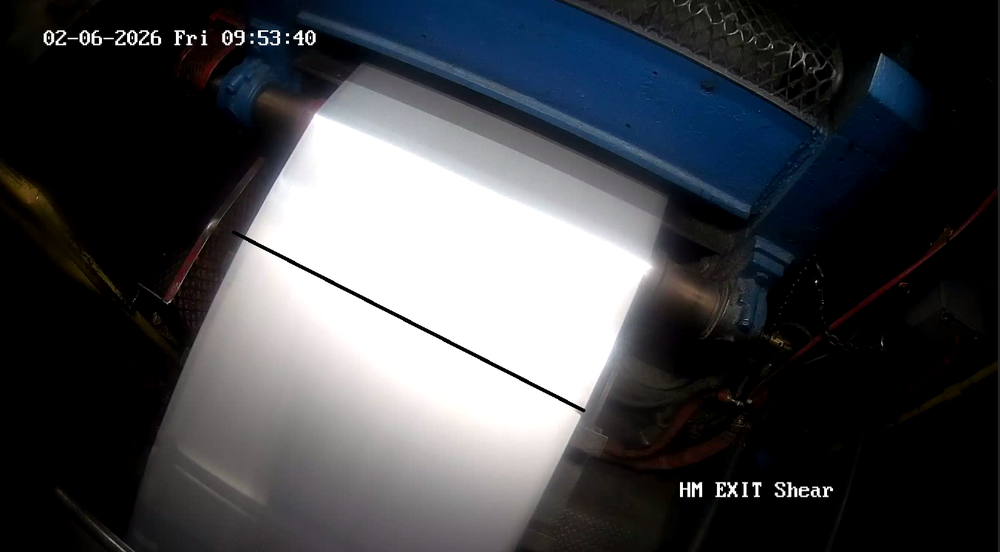
#> input picture photo.png, 1000 x 552 px, shrunk from 1353 x 747 before the run
$ python measure_crack.py
#> lines starting #> are read from the running program, lines starting #| are printed output that depends on the picture
#> in main, img is the input picture: shape (552, 1000, 3); mean B, G, R 74, 69.8, 67.8
import cv2
import numpy as np
import os
from datetime import datetime

# ---------------------------
# Configuration
# ---------------------------
IMAGE_PATH = "photo.png"   # <-- Put your image filename here
POINT_RADIUS = 5
POINT_COLOR = (0, 200, 255)  # Orange-ish
LINE_COLOR = (0, 255, 0)     # Green
TEXT_COLOR = (50, 50, 255)   # Red-ish
THICKNESS = 2
FONT = cv2.FONT_HERSHEY_SIMPLEX

# Zoom/Pan config
ZOOM_STEP = 1.25
MIN_SCALE = 0.1
MAX_SCALE = 20.0
BG_COLOR = (30, 30, 30)  # background outside image

# Auto-calibrate from the first drawn segment
AUTO_CALIBRATE_FROM_FIRST = True
KNOWN_FIRST_LENGTH = 33.1875  # inches
KNOWN_UNIT = "in"

# ---------------------------
# State
# ---------------------------
segments = []            # list of ((x1,y1), (x2,y2))
first_point = None       # current "start" point of a segment (world coords)
pixel_per_unit = None    # pixels per unit (e.g., px/in)
unit_label = None        # e.g., "in"
calibrating = False
calib_points_screen = [] # for optional manual calibration clicks in screen coords

# View transform (screen <-> image)
scale = 1.0
offset = np.array([0.0, 0.0], dtype=float)  # translation in screen pixels
panning = False
pan_start = None

# For hover preview
last_mouse_xy = (0, 0)

# Direction of the first segment (unit vector)
first_seg_unit = None         # np.array([ux, uy]) or None

# ---------------------------
# Helpers
# ---------------------------
# [12 lines left out: functions distance, format_length_only_units, not called in this run]

def world_to_screen(pt):
    """Image coords -> screen coords"""
    return (int(pt[0] * scale + offset[0]), int(pt[1] * scale + offset[1]))

def screen_to_world(x, y):
    """Screen coords -> image coords (float)"""
    return ((x - offset[0]) / scale, (y - offset[1]) / scale)

def clamp_scale(s):
    return max(MIN_SCALE, min(MAX_SCALE, s))

def fit_to_window(img_shape, win_name):
    """Set scale+offset to fit the image into the current window."""
    global scale, offset
    h, w = img_shape[:2]
    try:
        # OpenCV 4.5+: returns (x,y,w,h)
        _, _, win_w, win_h = cv2.getWindowImageRect(win_name)
    except Exception:
        win_w, win_h = w, h
    if win_w <= 0 or win_h <= 0:
        win_w, win_h = w, h
    # Leave small margins
    margin = 40
    sx = (win_w - margin) / w
    sy = (win_h - margin) / h
    scale = clamp_scale(min(sx, sy))
    # Center the image
    disp_w = w * scale
    disp_h = h * scale
    offset[:] = [(win_w - disp_w) / 2.0, (win_h - disp_h) / 2.0]

def cumulative_length_px():
    return sum(distance(p1, p2) for (p1, p2) in segments)

# [24 lines left out: functions set_first_direction, snap_to_parallel, not called in this run]

def draw_segments_on_canvas(canvas, draw_hover_preview=None):
    """Draw all segments and optional hover preview (in screen coords)."""
    # Draw completed segments
    for seg_idx, (p1, p2) in enumerate(segments, start=1):
        s1 = world_to_screen(p1)
        s2 = world_to_screen(p2)
        cv2.line(canvas, s1, s2, LINE_COLOR, THICKNESS, cv2.LINE_AA)
        # Endpoints
        for spt in (s1, s2):
            cv2.circle(canvas, spt, max(2, int(POINT_RADIUS)), POINT_COLOR, -1, cv2.LINE_AA)
        # Segment label at midpoint (units only)
        seg_px = distance(p1, p2)
        mid_world = ((p1[0] + p2[0]) / 2.0, (p1[1] + p2[1]) / 2.0)
        mid_screen = world_to_screen(mid_world)
        label = format_length_only_units(seg_px)
        if AUTO_CALIBRATE_FROM_FIRST and seg_idx == 1 and pixel_per_unit and unit_label:
            label = f"{KNOWN_FIRST_LENGTH:.4f} {unit_label} (cal)"
        cv2.putText(canvas, label, (int(mid_screen[0]) + 8, int(mid_screen[1]) - 8),
                    FONT, 0.55, TEXT_COLOR, 2, cv2.LINE_AA)

    # Draw preview from first_point to current mouse (if any)
    if draw_hover_preview is not None and first_point is not None:
        s1 = world_to_screen(first_point)
        s2 = draw_hover_preview
        cv2.line(canvas, s1, s2, (200, 200, 80), THICKNESS, cv2.LINE_AA)
        cv2.circle(canvas, s1, max(2, int(POINT_RADIUS)), (200, 200, 80), -1, cv2.LINE_AA)

# [31 lines left out: function draw_overlay_world, not called in this run]

def draw_view(img, win_name, mouse_xy=None):
    """Render the current view and overlays."""
#> called with mouse_xy = (0, 0)
    # Get window size
    h, w = img.shape[:2]
#> h = 552; w = 1000
    try:
        _, _, win_w, win_h = cv2.getWindowImageRect(win_name)
    except Exception:
        win_w, win_h = int(w * scale), int(h * scale)
    win_w = max(100, win_w)
    win_h = max(100, win_h)

    # Prepare canvas
    canvas = np.full((win_h, win_w, 3), BG_COLOR, dtype=np.uint8)

    # Affine transform to map image -> screen
    M = np.array([[scale, 0, offset[0]],
                  [0, scale, offset[1]]], dtype=np.float32)
    cv2.warpAffine(img, M, (win_w, win_h), dst=canvas, flags=cv2.INTER_LINEAR,
                   borderMode=cv2.BORDER_TRANSPARENT)
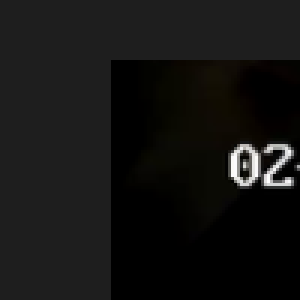
#> canvas: shape (100, 100, 3) (shown 3 times larger); mean B, G, R 18.9, 20, 20.4

    # Optional hover preview target (screen coords)
    hover_screen_pt = None
    if mouse_xy is not None and first_point is not None:
        # If exactly one completed segment exists (we're drawing the 2nd),
        # snap the preview to be parallel and start at the same start point.
        if len(segments) == 1 and first_seg_unit is not None:
            wx, wy = screen_to_world(*mouse_xy)
            snapped_world = snap_to_parallel(first_point, (wx, wy))
            hover_screen_pt = world_to_screen(snapped_world)
        else:
            hover_screen_pt = mouse_xy

    # Draw segments and preview
    draw_segments_on_canvas(canvas, draw_hover_preview=hover_screen_pt)

    # Cumulative label (units if calibrated)
    cum_px = cumulative_length_px()
    if pixel_per_unit and unit_label:
        cum_label = f"Total length: {cum_px / pixel_per_unit:.3f} {unit_label}"
    else:
        cum_label = f"Total length: {cum_px:.2f} px"
    (tw, th), _ = cv2.getTextSize(cum_label, FONT, 0.7, 2)
#> tw = 235; th = 16
    cv2.rectangle(canvas, (10, 10), (10 + tw + 12, 10 + th + 12), (255, 255, 255), -1)
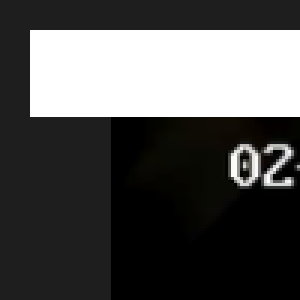
#> canvas: shape (100, 100, 3) (shown 3 times larger); mean B, G, R 81.1, 81.7, 81.9
    cv2.putText(canvas, cum_label, (16, 10 + th + 4), FONT, 0.7, (0, 0, 0), 2, cv2.LINE_AA)

    # Calibration info
    cal_text = "Not calibrated"
    if pixel_per_unit and unit_label:
        cal_text = f"Scale: {pixel_per_unit:.6f} px per {unit_label}"
    cv2.putText(canvas, cal_text, (10, win_h - 15), FONT, 0.6, (220, 220, 220), 2, cv2.LINE_AA)

    # Instructions
    instructions = ("Left-click: 1st/2nd point → new segment "
                    "(2nd starts at 1st line start and is ∥) | Wheel: zoom | "
                    "Right/Middle drag: pan | c: manual calibrate | u: undo | r: reset | "
                    "s: save | +/-: zoom | 0: fit | q/ESC: quit")
    (tw2, th2), _ = cv2.getTextSize(instructions, FONT, 0.48, 2)
#> tw2 = 1629; th2 = 11
    cv2.rectangle(canvas, (10, 90), (10 + min(tw2 + 12, win_w - 20), 90 + th2 + 12), (0, 0, 0), -1)
#> canvas: shape (100, 100, 3); mean B, G, R 79.5, 80.1, 80.3
    cv2.putText(canvas, instructions[:max(0, min(len(instructions), int((win_w - 40) / 6.8)))],
                (16, 90 + th2 + 4), FONT, 0.48, (255, 255, 255), 2, cv2.LINE_AA)
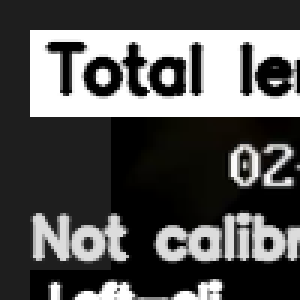
#> canvas: shape (100, 100, 3) (shown 3 times larger); mean B, G, R 83.8, 84.4, 84.6

    # If a first_point is set, show its marker
    if first_point is not None:
        s1 = world_to_screen(first_point)
        cv2.circle(canvas, s1, max(2, int(POINT_RADIUS + 2)), (255, 180, 0), -1, cv2.LINE_AA)
        cv2.putText(canvas, "First point selected", (s1[0] + 8, s1[1] - 18), FONT, 0.5, (255, 220, 120), 1, cv2.LINE_AA)

    return canvas

# [125 lines left out: functions save_annotated, zoom_at_screen_pos, on_mouse, not called in this run]

# ---------------------------
# Main
# ---------------------------
def main():
    global segments, first_point, calibrating, calib_points_screen, pixel_per_unit, unit_label
    global scale, offset, last_mouse_xy, first_seg_unit

    img = cv2.imread(IMAGE_PATH)
    if img is None:
        print(f"Could not load image: {IMAGE_PATH}")
        return

    win = "Image Distance Measure (Auto-Calibrate, ∥ 2nd Segment from same start, Zoom/Pan)"
    cv2.namedWindow(win, cv2.WINDOW_NORMAL)  # resizable
    cv2.setMouseCallback(win, on_mouse)

    # Initial fit
    fit_to_window(img.shape, win)

    while True:
        vis = draw_view(img, win, mouse_xy=last_mouse_xy)
        cv2.imshow(win, vis)
        key = cv2.waitKey(16) & 0xFF
#> (key q is pressed here)

        if key in (27, ord('q')):  # ESC or q
            break
        elif key == ord('u'):
            # Undo: if a first_point is active, cancel it; else remove last segment
            if first_point is not None:
                first_point = None
            elif segments:
                popped = segments.pop()
                # If we removed the first segment, clear its stored direction
                if len(segments) == 0:
                    first_seg_unit = None
        elif key == ord('r'):
            segments = []
            first_point = None
            first_seg_unit = None
        elif key == ord('c'):
            # Optional: manual calibration
            calibrating = True
            calib_points_screen = []
            print("Manual calibration: Click two points with a known real-world distance...")
        elif key == ord('s'):
            annotated = draw_overlay_world(img)
            save_annotated(annotated)
        elif key in (ord('+'), ord('=')):  # '=' often same key as '+'
            try:
                _, _, win_w, win_h = cv2.getWindowImageRect(win)
            except Exception:
                win_w, win_h = vis.shape[1], vis.shape[0]
            zoom_at_screen_pos(win_w // 2, win_h // 2, zoom_in=True)
        elif key in (ord('-'), ord('_')):
            try:
                _, _, win_w, win_h = cv2.getWindowImageRect(win)
            except Exception:
                win_w, win_h = vis.shape[1], vis.shape[0]
            zoom_at_screen_pos(win_w // 2, win_h // 2, zoom_in=False)
        elif key == ord('0'):
            fit_to_window(img.shape, win)

    cv2.destroyAllWindows()

if __name__ == "__main__":
    main()
